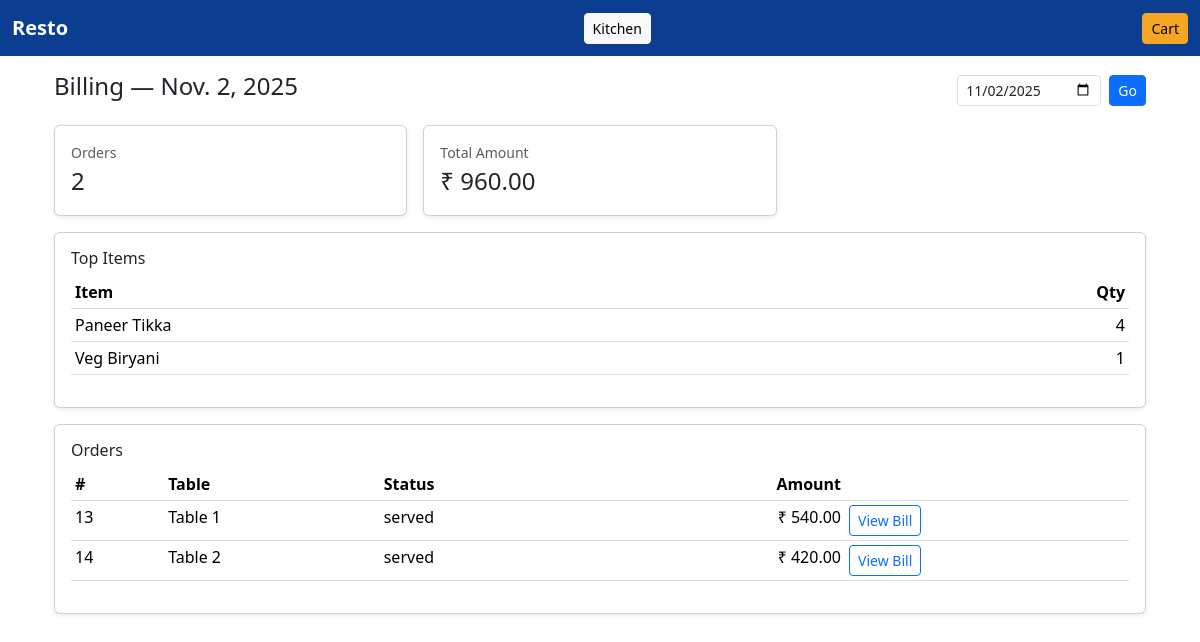
Page /billing/ (signed in) on the earlier database version.
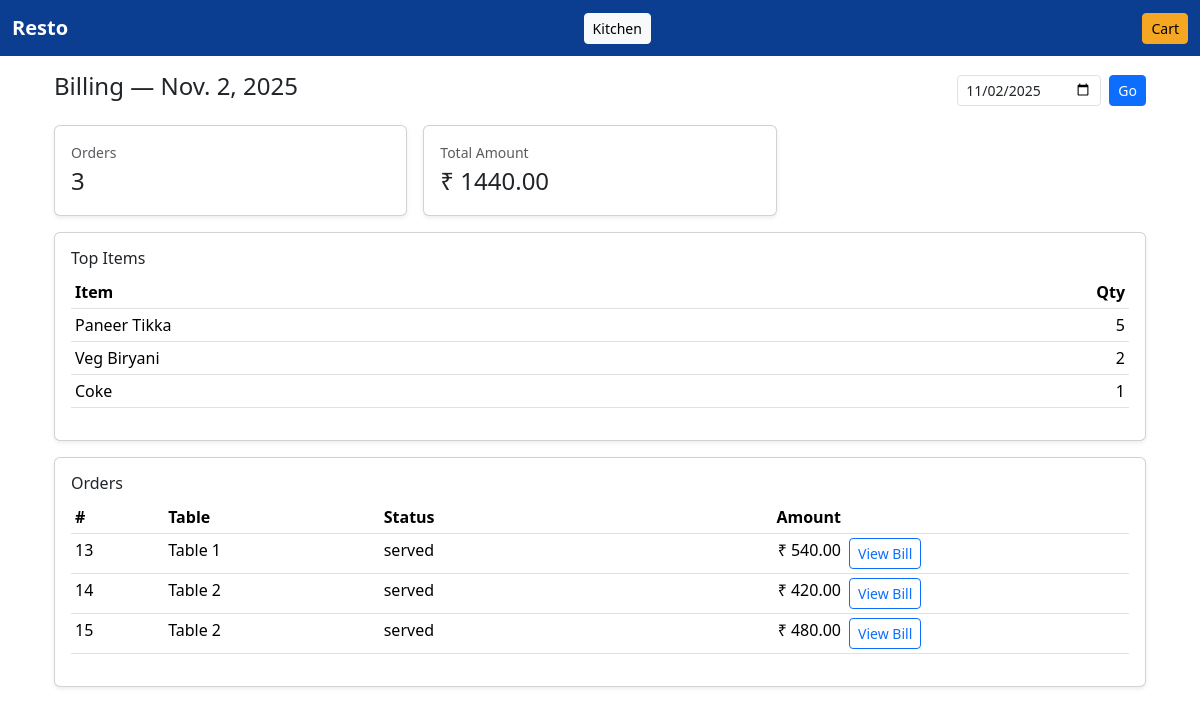
Same page on the later database version.
### billingapp/models.py (models this page shows, shortened)
class MenuItem(models.Model):
    category = models.ForeignKey(MenuCategory, on_delete=models.CASCADE, related_name="items")
    name = models.CharField(max_length=200)
    price = models.DecimalField(max_digits=10, decimal_places=2)
    is_available = models.BooleanField(default=True)
    sort_order = models.PositiveIntegerField(default=0)
    class Meta:
        unique_together = ("category", "name")
        ordering = ["category__sort_order", "category__name", "sort_order", "name"]

class Order(models.Model):
    STATUS_CHOICES = [
        ("pending_payment", "Pending Payment"),
        ("paid", "Paid"),
        ("accepted", "Accepted by Kitchen"),
        ("preparing", "Preparing"),
        ("served", "Served"),
        ("cancelled", "Cancelled"),
    ]
    table = models.ForeignKey(Table, on_delete=models.PROTECT, related_name="orders")
    status = models.CharField(max_length=20, choices=STATUS_CHOICES, default="pending_payment")
    created_at = models.DateTimeField(auto_now_add=True)
    updated_at = models.DateTimeField(auto_now=True)
    payment_id = models.CharField(max_length=200, blank=True)  # gateway id later
    amount = models.DecimalField(max_digits=10, decimal_places=2, null=True, blank=True)
    payment_reference = models.CharField(max_length=100, blank=True, default=None, null=True,unique=True)
    @property
    def display_amount(self):
        return self.subtotal if self.amount is None else self.amount

class Table(models.Model):
    name = models.CharField(max_length=50, unique=True)
    token = models.CharField(max_length=24, unique=True, editable=False, db_index=True)
    is_active = models.BooleanField(default=True)

### billingapp/views.py (the view)
# urls.py: path('billing/', views.billing_dashboard, name='billing_dashboard'),
@user_passes_test(is_staff_or_super)
def billing_dashboard(request):
    date_str = request.GET.get("date")
    if date_str:
        day = datetime.fromisoformat(date_str).date()
    else:
        day = timezone.localdate()
    qs = Order.objects.filter(created_at__date=day, status__in=["paid", "accepted", "preparing", "served"])
    total_amount = sum(o.display_amount for o in qs)
    orders_count = qs.count()
    top_items = (
        OrderItem.objects.filter(order__in=qs)
        .values(name=F("item__name"))
        .annotate(qty=Sum("qty"))
        .order_by("-qty")[:10]
    )
    return render(
        request,
        "billingapp/billing_dashboard.html",
        {
            "day": day,
            "orders": qs.select_related("table"),
            "total_amount": total_amount,
            "orders_count": orders_count,
            "top_items": top_items,
        },
    )

### billingapp/views.py (called while the page is built)
def is_staff_or_super(user):
    return user.is_authenticated and (user.is_staff or user.is_superuser)

### billingapp/templates/billingapp/billing_dashboard.html
{% extends "billingapp/base.html" %}
{% block content %}
<div class="container">
  <div class="d-flex justify-content-between align-items-center mb-3">
    <h4>Billing — {{ day }}</h4>
    <form class="d-flex" method="get">
      <input type="date" name="date" class="form-control form-control-sm me-2" value="{{ day|date:'Y-m-d' }}">
      <button class="btn btn-sm btn-primary">Go</button>
    </form>
  </div>
  <div class="row g-3 mb-3">
    <div class="col-md-4">
      <div class="card shadow-sm"><div class="card-body">
        <div class="small text-muted">Orders</div>
        <div class="fs-4">{{ orders_count }}</div>
      </div></div>
    </div>
    <div class="col-md-4">
      <div class="card shadow-sm"><div class="card-body">
        <div class="small text-muted">Total Amount</div>
        <div class="fs-4">₹ {{ total_amount }}</div>
      </div></div>
    </div>
  </div>
  <div class="card shadow-sm mb-3">
    <div class="card-body">
      <h6 class="mb-2">Top Items</h6>
      <table class="table table-sm">
        <thead><tr><th>Item</th><th class="text-end">Qty</th></tr></thead>
        <tbody>
        {% for r in top_items %}
          <tr><td>{{ r.name }}</td><td class="text-end">{{ r.qty }}</td></tr>
        {% empty %}
          <tr><td colspan="2" class="text-muted">No data</td></tr>
        {% endfor %}
        </tbody>
      </table>
    </div>
  </div>
  <div class="card shadow-sm">
    <div class="card-body">
      <h6 class="mb-2">Orders</h6>
      <table class="table table-sm">
        <thead><tr><th>#</th><th>Table</th><th>Status</th><th class="text-end">Amount</th><th></th></tr></thead>
        <tbody>
        {% for o in orders %}
          <tr>
            <td>{{ o.id }}</td>
            <td>{{ o.table.name }}</td>
            <td>{{ o.status }}</td>
            <td class="text-end">₹ {{ o.display_amount }}</td>
            <td><a class="btn btn-sm btn-outline-primary" href="{% url 'order_bill' o.id %}">View Bill</a></td>
          </tr>
        {% empty %}
          <tr><td colspan="5" class="text-muted">No orders</td></tr>
        {% endfor %}
        </tbody>
      </table>
    </div>
  </div>
</div>
{% endblock %}

Differences in the rows shown:
computed for MenuItem "Paneer Tikka": qty "4" → "5"
computed for MenuItem "Veg Biryani": qty "1" → "2"
now on this page (row unchanged): MenuItem: name "Coke", qty "1"
added Order: id "15", table.name "Table 2", status "served", display_amount "480.00"
Other differences:
{{ orders_count }}: "2" → "3"
{{ total_amount }}: "960.00" → "1440.00"
